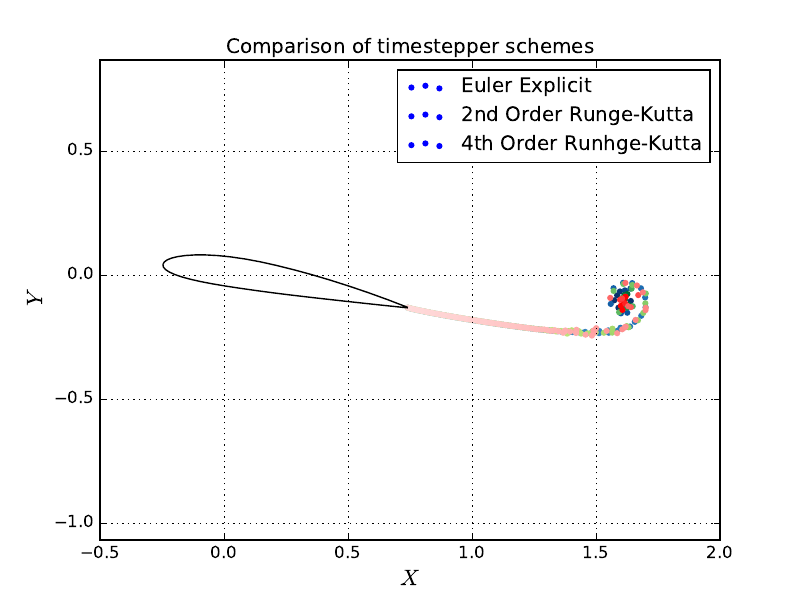

Write Python code to recreate this figure.
from corneal import *
import matplotlib.pyplot as plt

airfoil = naca_airfoil("2412", 20)   # NACA 2412 airfoil with 20 points per side
airfoil = TransformedBody(airfoil, displacement=(-0.25, 0))
airfoil = TransformedBody(airfoil, angle=10) # rotate by 10 degrees about 1/4 chord
bound = BoundVortices(airfoil)

num_steps = 100
Uinfty = (1,0)
dt = 0.01
Vortices.core_radius = dt

""" Euler Explicit"""
flow_EU = ExplicitEuler(dt, Uinfty, bound)

for i in range(1,num_steps):
    flow_EU.advance()

vort_EU = flow_EU.wake.positions
gam_EU = flow_EU.wake.strengths


""" 2nd Order Runge-Kutta"""
flow_RK2 = RungeKutta2(dt, Uinfty, bound)

for i in range(1,num_steps):
    flow_RK2.advance()

vort_RK2 = flow_RK2.wake.positions
gam_RK2 = flow_RK2.wake.strengths


""" 4th Order Runge Kutta"""
flow_RK4 = RungeKutta4(dt, Uinfty, bound)

for i in range(1,num_steps):
    flow_RK4.advance()

vort_RK4 = flow_RK4.wake.positions
gam_RK4 = flow_RK4.wake.strengths

'''
'''

q = airfoil.get_points()
plt.plot(q[:,0], q[:,1], 'k-')
maxval = 0.01
plt.scatter(vort_EU[:,0], vort_EU[:,1], c=gam_EU,
            cmap='Blues', vmin=-maxval, vmax=maxval, edgecolor='none', label="Euler Explicit")
plt.scatter(vort_RK2[:,0], vort_RK2[:,1], c=gam_RK2,
            cmap='RdYlGn', vmin=-maxval, vmax=maxval, edgecolor='none', label="2nd Order Runge-Kutta")
plt.scatter(vort_RK4[:,0], vort_RK4[:,1], c=gam_RK4,
            cmap='bwr', vmin=-maxval, vmax=maxval, edgecolor='none', label="4th Order Runhge-Kutta")
plt.axis('equal')
plt.xlabel('$X$', fontsize=16)
plt.ylabel('$Y$', fontsize=16)
plt.legend()
plt.title('Comparison of timestepper schemes');
plt.grid(True)
plt.savefig('comparison.pdf')
plt.show()
